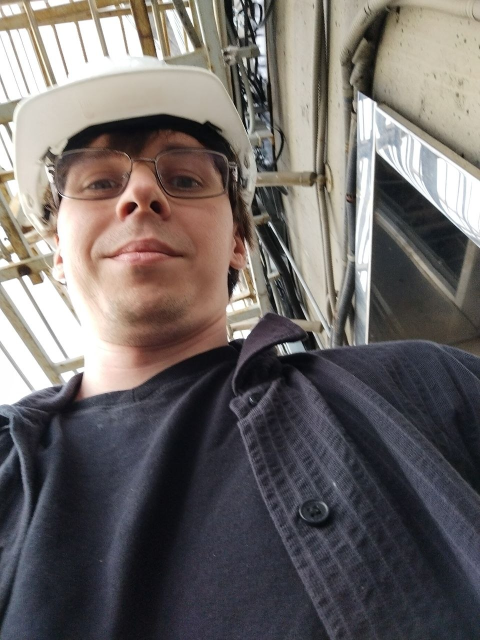
#> input picture computerVision/lab5/images/portrait.jpg, 960 x 1280 px (shown at 1/2 size)
$ python task1.py
#> lines starting #> are read from the running program, lines starting #| are printed output that depends on the picture; after the words box and inside, x2 and y2 are one past the last pixel; in counts of white or black regions, pixels touching at a corner belong together; long printed decimals are rounded
### computerVision/lab5/core.py
import json
import os

import cv2
import matplotlib.pyplot as plt
import numpy as np


def prepare_environment(script_path):
    os.chdir(os.path.dirname(os.path.abspath(script_path)))
    os.makedirs("results", exist_ok=True)


def load_image(path):
    image = cv2.imread(path)
    if image is None:
        raise FileNotFoundError(f"Не удалось прочитать {path}")
    return image


def resize_image(image, max_dimension=640):
    height, width = image.shape[:2]
    scale = min(1.0, max_dimension / max(height, width))
    if scale < 1.0:
        return cv2.resize(image, (round(width * scale), round(height * scale)),
                          interpolation=cv2.INTER_AREA)
    return image


def save_json(path, data):
    with open(path, "w", encoding="utf-8") as file:
        json.dump(data, file, ensure_ascii=False, indent=2)


def finish_plots():
    if plt.get_backend().lower() != "agg":
        plt.show()
    plt.close("all")


def local_mean_std(image, window):
    values = image.astype(np.float32)
    mean = cv2.boxFilter(values, -1, (window, window), borderType=cv2.BORDER_REFLECT)
    mean_square = cv2.boxFilter(values * values, -1, (window, window),
                                borderType=cv2.BORDER_REFLECT)
    deviation = np.sqrt(np.maximum(mean_square - mean * mean, 0))
    return mean, deviation


# [7 lines left out: function fill_holes, not called in this run]

### computerVision/lab5/task1.py
import csv
import cv2
import numpy as np
import matplotlib.pyplot as plt

if __package__:
    from .core import (finish_plots, load_image, local_mean_std,
                       prepare_environment, resize_image, save_json)
else:
    from core import (finish_plots, load_image, local_mean_std,
                      prepare_environment, resize_image, save_json)


def double_threshold(image, lower=110, upper=200):
    return np.where((image > lower) & (image <= upper), 255, 0).astype(np.uint8)


def niblack_threshold(image, window=31, k=-0.2):
    values = image.astype(np.float32)
    mean, deviation = local_mean_std(image, window)
    threshold = mean + k * deviation
    return np.where(values > threshold, 255, 0).astype(np.uint8)


def main():
    prepare_environment(__file__)
    original = load_image("images/portrait.jpg")
#> in load_image, image is the input picture: shape (1280, 960, 3); mean B, G, R 102.3, 103.7, 109.3
    height, width = original.shape[:2]
#> height = 1280; width = 960
    original = resize_image(original)
    rgb = cv2.cvtColor(original, cv2.COLOR_BGR2RGB)
    gray = cv2.cvtColor(original, cv2.COLOR_BGR2GRAY)
    otsu_value, otsu = cv2.threshold(gray, 0, 255, cv2.THRESH_BINARY + cv2.THRESH_OTSU)
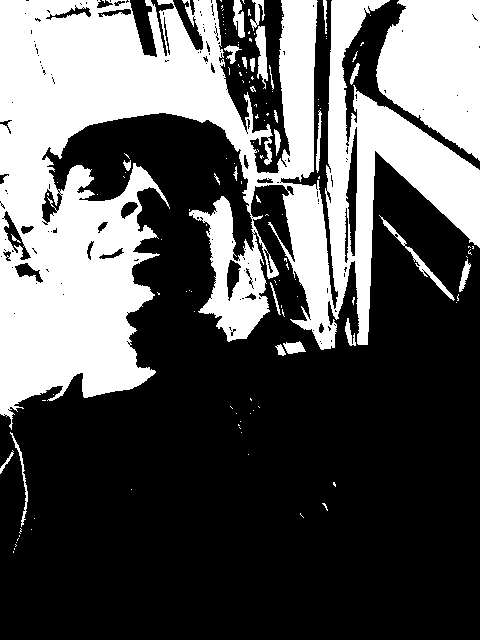
#> otsu: shape (640, 480); 35.1% white; 132 white regions (105 under 20 px), largest, box (x1, y1, x2, y2) and area: (0, 0, 480, 430) 92140, (376, 0, 480, 161) 12083, (379, 215, 455, 301) 504
#> otsu_value = 125
    masks = [double_threshold(gray), otsu,
             cv2.adaptiveThreshold(gray, 255, cv2.ADAPTIVE_THRESH_MEAN_C,
                                    cv2.THRESH_BINARY, 31, 5),
             cv2.adaptiveThreshold(gray, 255, cv2.ADAPTIVE_THRESH_GAUSSIAN_C,
                                    cv2.THRESH_BINARY, 31, 5),
             cv2.threshold(gray, 127, 255, cv2.THRESH_BINARY)[1],
             cv2.threshold(gray, 127, 255, cv2.THRESH_BINARY_INV)[1],
             niblack_threshold(gray)]
#> in double_threshold, `return np.where((image > lower) & (image <= upper), 255, 0).astype(np...`: returned value: shape (640, 480); 24.9% white; 365 white regions (305 under 20 px), largest, box (x1, y1, x2, y2) and area: (36, 0, 391, 398) 46343, (375, 0, 480, 162) 11716, (0, 167, 84, 556) 5547
#> in local_mean_std, `mean_square = cv2.boxFilter(values * values, -1, (window, window), bor..`:
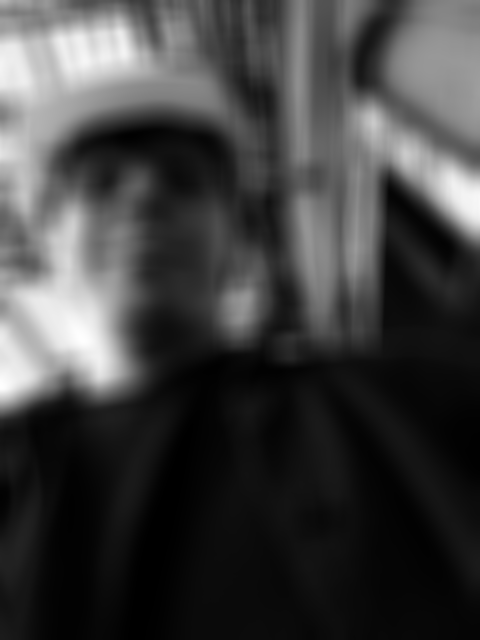
#> mean_square: shape (640, 480) float32; min 199.9, max 64793.7, mean 16418.7; drawn with min black and max white
#> in local_mean_std, `deviation = np.sqrt(np.maximum(mean_square - mean * mean, 0))`:
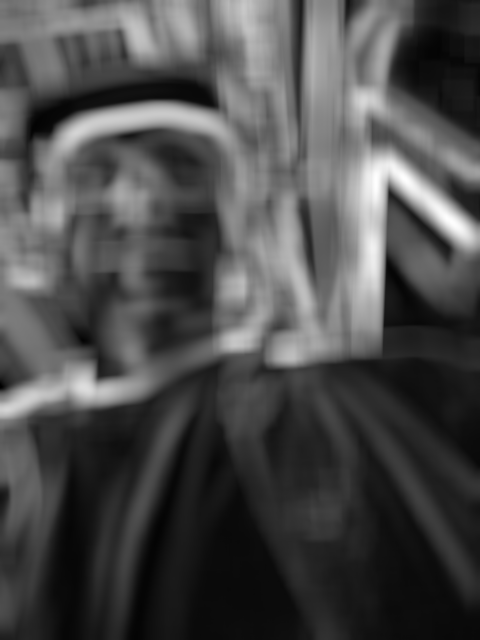
#> deviation: shape (640, 480) float32; min 0.496, max 98.64, mean 29.5; drawn with min black and max white
#> in niblack_threshold, `return np.where(values > threshold, 255, 0).astype(np.uint8)`:
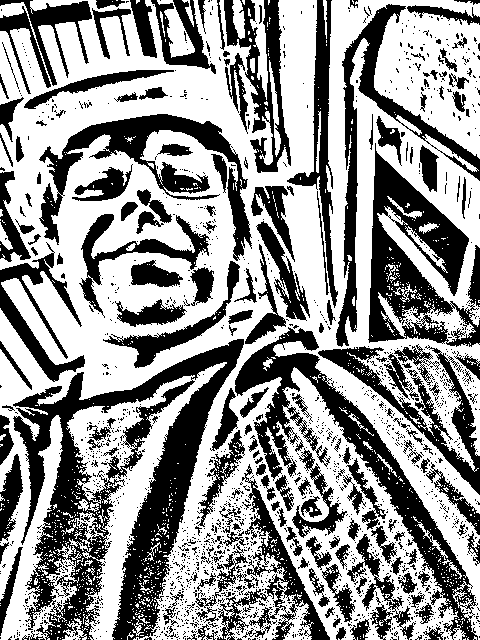
#> returned value: shape (640, 480); 58.3% white; 1726 black regions (1534 under 20 px), largest, box (x1, y1, x2, y2) and area: (13, 339, 244, 640) 24058, (235, 327, 478, 640) 11626, (368, 143, 480, 347) 10578
    names = ["double", "otsu", "adaptive_mean", "adaptive_gaussian", "upper",
             "lower", "niblack"]
    titles = ["Двойной: 110 < I ≤ 200", "Оцу: T = " + str(round(otsu_value)),
              "Адаптивный: среднее, 31 / 5", "Адаптивный: Гаусс, 31 / 5",
              "Верхний: I > 127", "Нижний: I ≤ 127", "Ниблэк: 31, k = −0.2"]
#> titles = ['Двойной: 110 < I ≤ 200', 'Оцу: T = 125', 'Адаптивный: среднее, 31 / 5', 'Адаптивный: Гаусс, 31 / 5', 'Верхний: I > 127', 'Нижний: I ≤ 127', 'Ниблэк: 31, k = −0.2']
    measurements = []
    plt.figure(figsize=(12, 13))
    for index, image in enumerate([rgb, gray] + masks):
        plt.subplot(3, 3, index + 1)
        plt.imshow(image, cmap="gray", vmin=0, vmax=255)
        plt.title((["Исходное ЦВЕТНОЕ фото", "Яркость rgb2gray"] + titles)[index])
        plt.axis("off")
#> this loop made 9 passes
    plt.tight_layout()
    plt.savefig("results/task1_comparison.png", dpi=150)
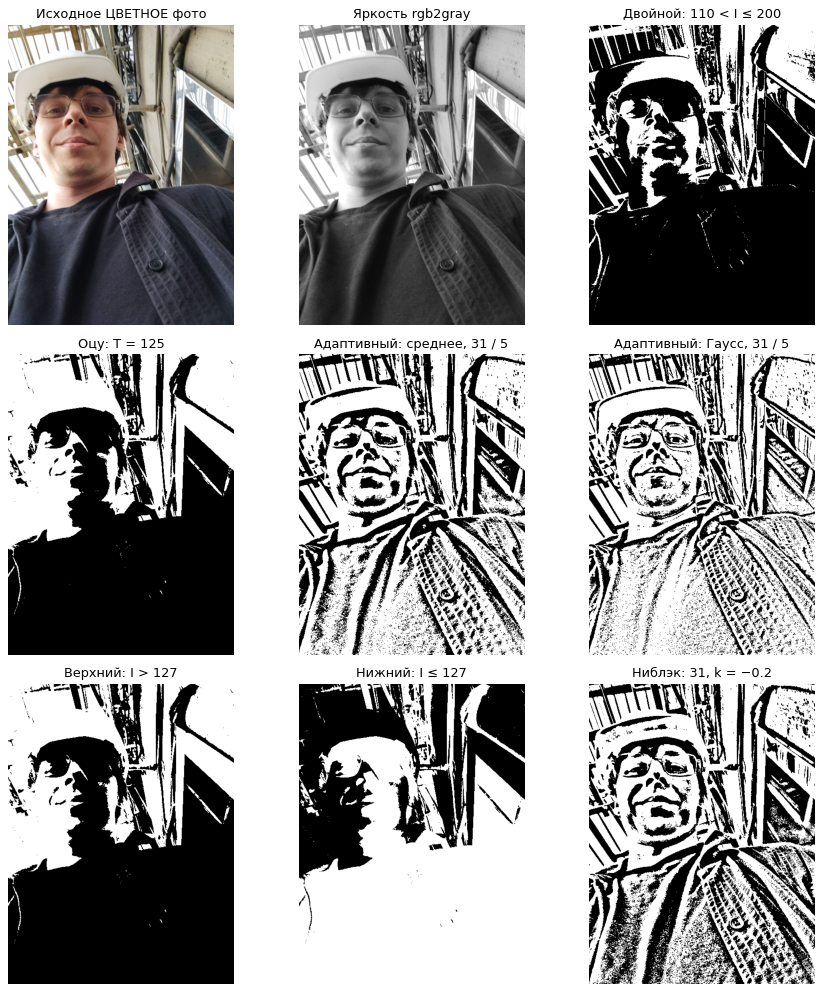
#> figure drawn by matplotlib, 9 panels
    cv2.imwrite("results/task1_gray.png", gray)
    for name, mask in zip(names, masks):
        cv2.imwrite("results/task1_" + name + ".png", mask)
        measurements.append([name, round(float(np.mean(mask > 0)), 6)])
#> this loop made 7 passes
#> name on passes 1 to 7: 'double', 'otsu', 'adaptive_mean', 'adaptive_gaussian', 'upper', 'lower', 'niblack'
#> after the loop, measurements = [['double', 0.249], ['otsu', 0.351], ['adaptive_mean', 0.634], ['adaptive_gaussian', 0.699], ['upper', 0.347], ['lower', 0.653], ['niblack', 0.583]]

    # Дополнительно обрабатываем именно цветовые компоненты R/G/B.
    # AND — отдельное явно выбранное правило объединения; каждая маска бинарная.
    channel_otsu = []
    color_masks = []
    plt.figure(figsize=(12, 11))
    for method in range(3):
        per_channel = []
        for channel in range(3):
            values = rgb[:, :, channel]
            if method == 0:
                mask = double_threshold(values)
            elif method == 1:
                value, mask = cv2.threshold(values, 0, 255,
                                            cv2.THRESH_BINARY + cv2.THRESH_OTSU)
                channel_otsu.append(float(value))
            else:
                mask = cv2.adaptiveThreshold(values, 255, cv2.ADAPTIVE_THRESH_GAUSSIAN_C,
                                             cv2.THRESH_BINARY, 31, 5)
            per_channel.append(mask)
            cv2.imwrite("results/task1_rgb_" + ["double", "otsu", "adaptive"][method]
                        + "_" + "RGB"[channel] + ".png", mask)
        combined = np.bitwise_and.reduce(per_channel)
        color_masks.append(combined)
        cv2.imwrite("results/task1_rgb_" + ["double", "otsu", "adaptive"][method]
                    + "_and.png", combined)
        for channel, mask in enumerate(per_channel + [combined]):
            plt.subplot(3, 4, method * 4 + channel + 1)
            plt.imshow(mask, cmap="gray", vmin=0, vmax=255)
            plt.title(["Двойной", "Оцу", "Адаптивный Гаусс"][method] + ": "
                      + ["R", "G", "B", "R AND G AND B"][channel])
            plt.axis("off")
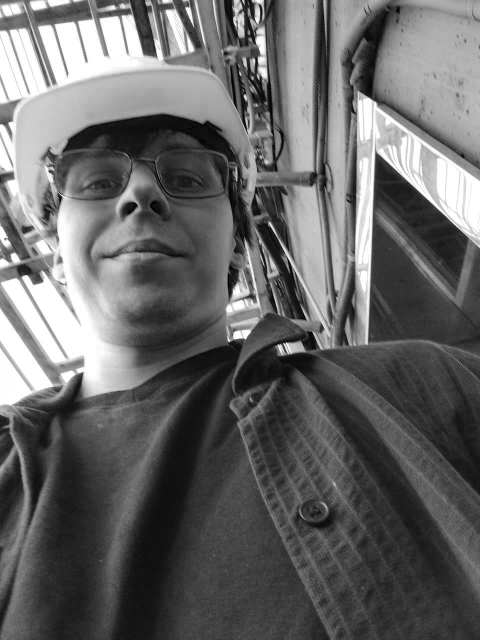
#> values: shape (640, 480); min 0, max 255, mean 102.4
#> after the loop, channel_otsu = [124, 125, 127]; color_masks = 3 items
    plt.tight_layout()
    plt.savefig("results/task1_rgb_comparison.png", dpi=150)

    plt.figure(figsize=(10, 4))
    for channel, color in enumerate(["red", "green", "blue"]):
        histogram = np.bincount(rgb[:, :, channel].ravel(), minlength=256)
        plt.plot(histogram, color=color, label="RGB"[channel])
    plt.axvline(110, color="black", linestyle="--", label="110 / 200")
    plt.axvline(200, color="black", linestyle="--")
    plt.axvline(otsu_value, color="purple", linestyle=":", label="Оцу по яркости")
    plt.xlabel("Интенсивность")
    plt.ylabel("Число пикселей")
    plt.legend()
    plt.tight_layout()
    plt.savefig("results/task1_histogram.png", dpi=150)
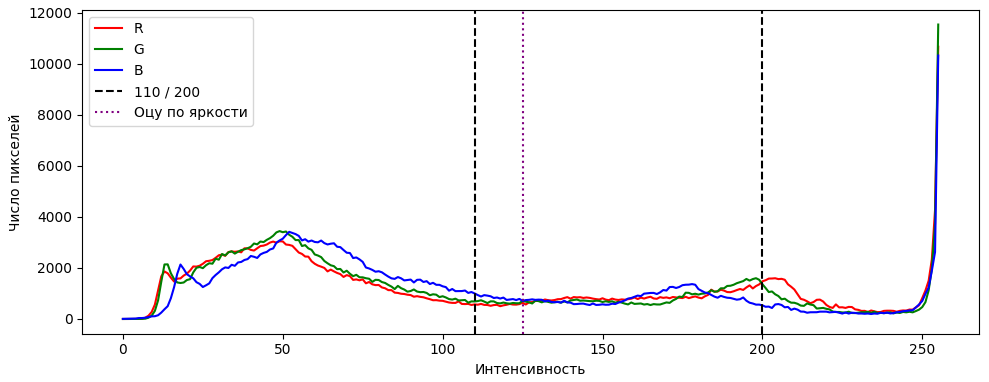
#> figure drawn by matplotlib, 1 panel; curve peaks at x = 255, y = 10665; curve peaks at x = 255, y = 11534; curve peaks at x = 255, y = 10319

    with open("results/task1_metrics.csv", "w", newline="", encoding="utf-8-sig") as file:
        writer = csv.writer(file)
        writer.writerow(["method", "white_fraction"])
        writer.writerows(measurements)
    stats = {"source": "portrait.jpg", "original_size": [width, height],
             "processed_size": [original.shape[1], original.shape[0]],
             "double_threshold": {"lower_strict": 110, "upper_inclusive": 200},
             "otsu_gray": float(otsu_value), "otsu_rgb": channel_otsu,
             "adaptive_window": 31, "adaptive_C": 5,
             "rgb_combination": "AND", "niblack_k": -0.2}
    save_json("results/task1_stats.json", stats)
    print("Порог Оцу по яркости:", otsu_value)
#| Порог Оцу по яркости: 125.0
    print("Пороги Оцу по R/G/B:", channel_otsu)
#| Пороги Оцу по R/G/B: [124.0, 125.0, 127.0]
    for row in measurements:
        print(row[0], ": доля белых пикселей", row[1])
#> this loop made 7 passes
#| double : доля белых пикселей 0.2493
#| otsu : доля белых пикселей 0.3513
#| adaptive_mean : доля белых пикселей 0.6343
#| adaptive_gaussian : доля белых пикселей 0.6995
#| upper : доля белых пикселей 0.3465
#| lower : доля белых пикселей 0.6535
#| niblack : доля белых пикселей 0.5832
    finish_plots()


if __name__ == "__main__":
    main()

$ run again, with computerVision/lab5/images/textures.jpg copied over computerVision/lab5/images/portrait.jpg
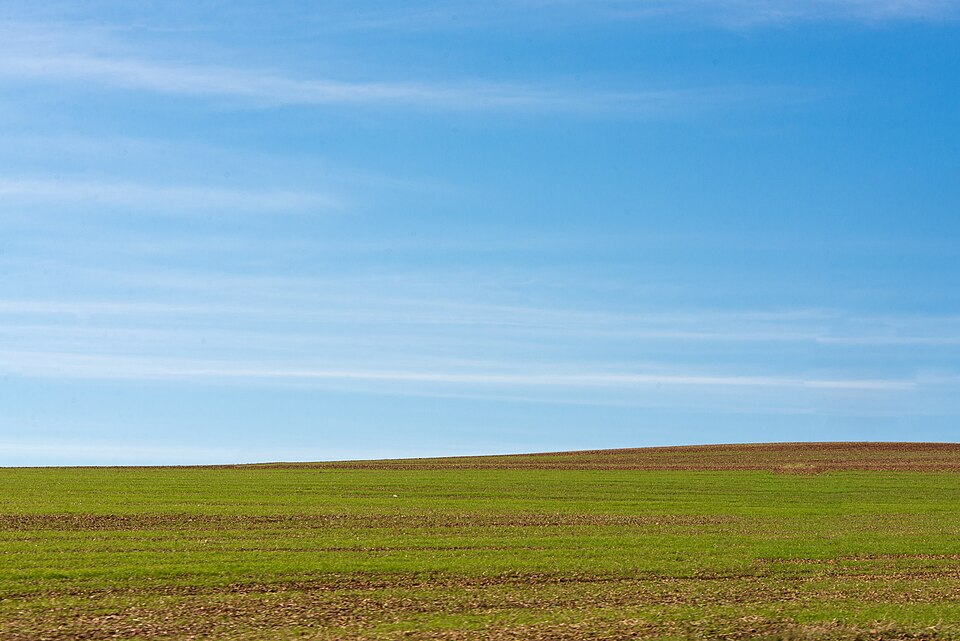
#> input picture computerVision/lab5/images/textures.jpg, 960 x 641 px
#> in load_image, image is the input picture: shape (641, 960, 3); mean B, G, R 173.6, 166.4, 129.5
#> in main, `otsu_value, otsu = cv2.threshold(gray, 0, 255, cv2.THRESH_BINARY + cv2..`:
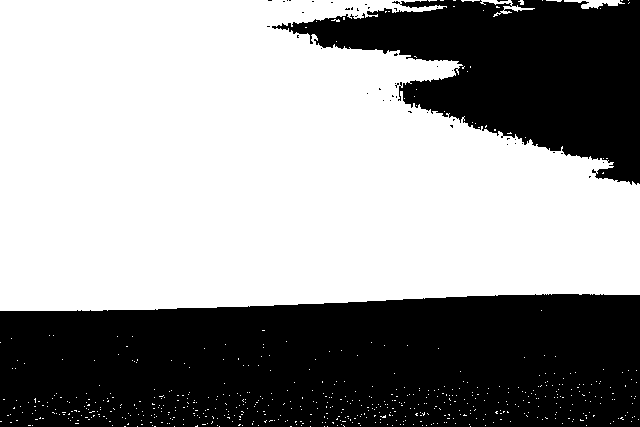
#> otsu: shape (427, 640); 58.5% white; 45 black regions (43 under 20 px), largest, box (x1, y1, x2, y2) and area: (0, 294, 640, 427) 78573, (272, 0, 640, 185) 34783
#> otsu_value = 150
#> titles = ['Двойной: 110 < I ≤ 200', 'Оцу: T = 150', 'Адаптивный: среднее, 31 / 5', 'Адаптивный: Гаусс, 31 / 5', 'Верхний: I > 127', 'Нижний: I ≤ 127', 'Ниблэк: 31, k = −0.2']
#> the loop in main, `for index, image in enumerate([rgb, gray] + masks):` made 9 passes
#> the loop in main, `for name, mask in zip(names, masks):` made 7 passes
#> name on passes 1 to 7: 'double', 'otsu', 'adaptive_mean', 'adaptive_gaussian', 'upper', 'lower', 'niblack'
#> after the loop in main, `for name, mask in zip(names, masks):`: measurements = [['double', 0.722], ['otsu', 0.585], ['adaptive_mean', 0.841], ['adaptive_gaussian', 0.885], ['upper', 0.725], ['lower', 0.275], ['niblack', 0.562]]
#> after the loop in main, `for method in range(3):`: channel_otsu = [130, 153, 133]; color_masks = 3 items
#> in main, `plt.savefig("results/task1_histogram.png", dpi=150)`:
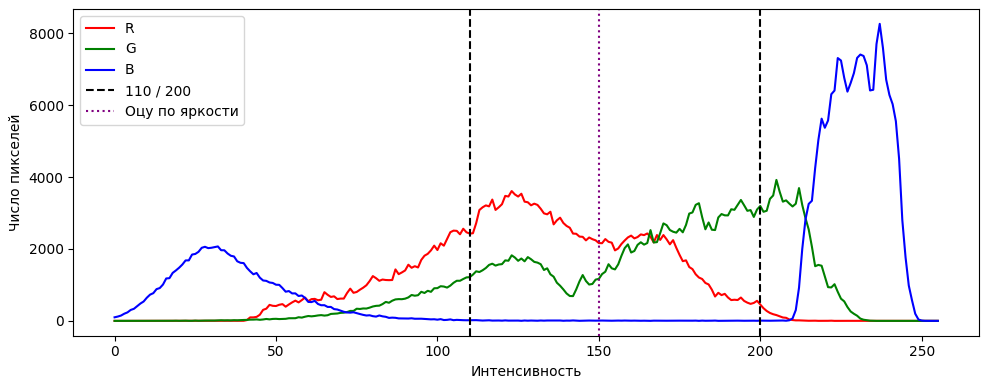
#> figure drawn by matplotlib, 1 panel; curve peaks at x = 123, y = 3612; curve peaks at x = 205, y = 3922; curve peaks at x = 237, y = 8264
#| Порог Оцу по яркости: 150.0
#| Пороги Оцу по R/G/B: [130.0, 153.0, 133.0]
#> the loop in main, `for row in measurements:` made 7 passes
#> (printed output is left out)
